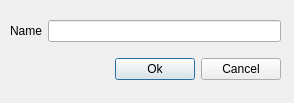
<?xml version="1.0" encoding="UTF-8"?>
<ui version="4.0">
 <class>Dialog</class>
 <widget class="QDialog" name="Dialog">
  <property name="geometry">
   <rect>
    <x>0</x>
    <y>0</y>
    <width>294</width>
    <height>103</height>
   </rect>
  </property>
  <property name="windowTitle">
   <string>Dialog</string>
  </property>
  <widget class="QWidget" name="">
   <property name="geometry">
    <rect>
     <x>10</x>
     <y>10</y>
     <width>271</width>
     <height>81</height>
    </rect>
   </property>
   <layout class="QVBoxLayout" name="verticalLayout">
    <item>
     <layout class="QHBoxLayout" name="horizontalLayout">
      <item>
       <widget class="QLabel" name="label">
        <property name="text">
         <string>Name</string>
        </property>
       </widget>
      </item>
      <item>
       <widget class="QLineEdit" name="lineEdit"/>
      </item>
     </layout>
    </item>
    <item>
     <layout class="QHBoxLayout" name="horizontalLayout_2">
      <item>
       <spacer name="horizontalSpacer">
        <property name="orientation">
         <enum>Qt::Horizontal</enum>
        </property>
        <property name="sizeHint" stdset="0">
         <size>
          <width>40</width>
          <height>20</height>
         </size>
        </property>
       </spacer>
      </item>
      <item>
       <widget class="QPushButton" name="pushButton">
        <property name="text">
         <string>Ok</string>
        </property>
       </widget>
      </item>
      <item>
       <widget class="QPushButton" name="pushButton_2">
        <property name="text">
         <string>Cancel</string>
        </property>
       </widget>
      </item>
     </layout>
    </item>
   </layout>
  </widget>
 </widget>
 <tabstops>
  <tabstop>pushButton</tabstop>
  <tabstop>pushButton_2</tabstop>
  <tabstop>lineEdit</tabstop>
 </tabstops>
 <resources/>
 <connections>
  <connection>
   <sender>pushButton_2</sender>
   <signal>clicked()</signal>
   <receiver>Dialog</receiver>
   <slot>close()</slot>
   <hints>
    <hint type="sourcelabel">
     <x>222</x>
     <y>68</y>
    </hint>
    <hint type="destinationlabel">
     <x>260</x>
     <y>90</y>
    </hint>
   </hints>
  </connection>
  <connection>
   <sender>pushButton</sender>
   <signal>clicked()</signal>
   <receiver>Dialog</receiver>
   <slot>accept()</slot>
   <hints>
    <hint type="sourcelabel">
     <x>143</x>
     <y>73</y>
    </hint>
    <hint type="destinationlabel">
     <x>77</x>
     <y>77</y>
    </hint>
   </hints>
  </connection>
 </connections>
</ui>
